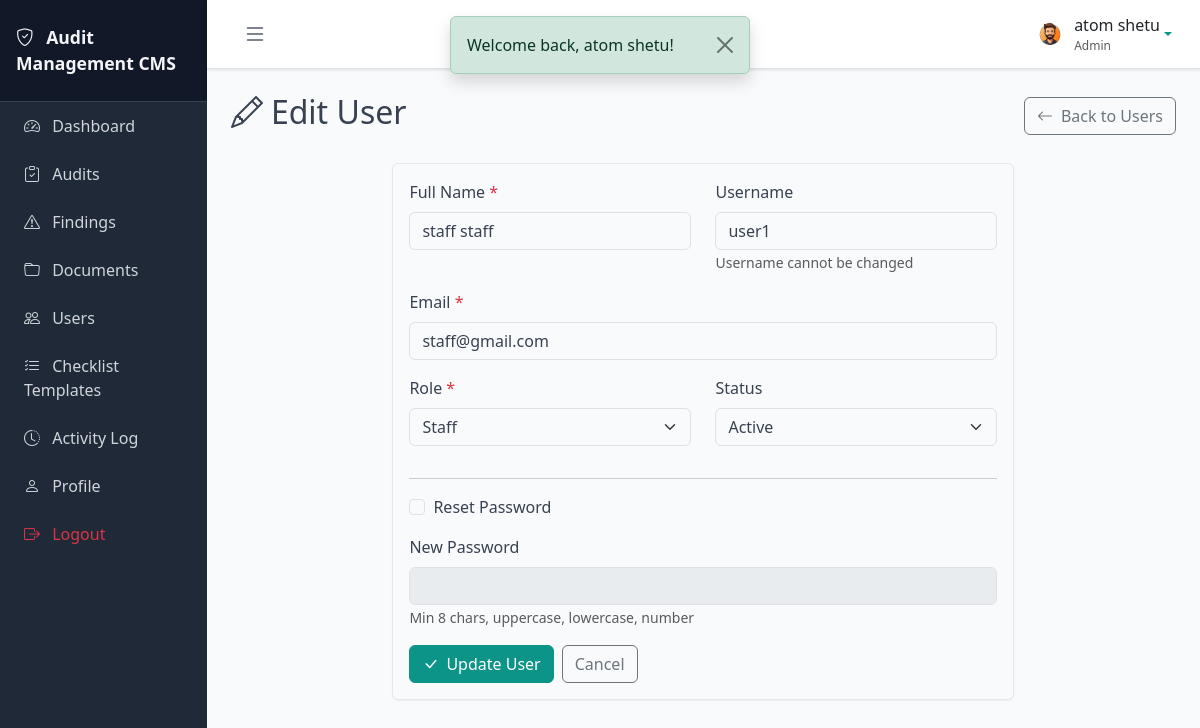
Screenshot of /modules/users/edit.php?id=2 (signed in) with the database file from the repository.
### tables this page shows
CREATE TABLE `roles` (
  `id` int(11) NOT NULL,
  `role_name` varchar(50) NOT NULL,
  `created_at` timestamp NOT NULL DEFAULT current_timestamp()
);

CREATE TABLE `users` (
  `id` int(11) NOT NULL,
  `full_name` varchar(100) NOT NULL,
  `username` varchar(50) NOT NULL,
  `email` varchar(100) NOT NULL,
  `password` varchar(255) NOT NULL,
  `role_id` int(11) NOT NULL,
  `avatar` varchar(255) DEFAULT NULL,
  `status` enum('active','inactive') DEFAULT 'active',
  `created_at` timestamp NOT NULL DEFAULT current_timestamp(),
  `updated_at` timestamp NOT NULL DEFAULT current_timestamp() ON UPDATE current_timestamp()
);

### includes/functions.php (called while the page is built, shortened)
<?php
function getFlashMessage() {
    if (isset($_SESSION['flash_message'])) {
        $message = $_SESSION['flash_message'];
        $type = $_SESSION['flash_type'] ?? 'success';
        return ['message' => $message, 'type' => $type];
    }
    return null;
}
function isLoggedIn() {
    return isset($_SESSION['user_id']);
}
function getCurrentUser() {
    if (isLoggedIn()) {
        return [
            'id' => $_SESSION['user_id'],
            'name' => $_SESSION['user_name'] ?? '',
            'username' => $_SESSION['username'] ?? '',
            'role' => $_SESSION['user_role'] ?? '',
            'avatar' => $_SESSION['user_avatar'] ?? ''
        ];
    }
    return null;
}
function getAvatarUrl($avatar = null) {
    if (!empty($avatar)) {
        $avatarPath = AVATAR_PATH . '/' . $avatar;
        if (file_exists($avatarPath)) {
            return BASE_URL . '/uploads/avatars/' . $avatar;
        }
    }
    return BASE_URL . '/assets/img/default-avatar.png';
}

### modules/users/edit.php (the view, shortened to what this page needs)
<?php
require_once __DIR__ . '/../../includes/functions.php';
require_once __DIR__ . '/../../config/db.php';
$user_id = intval($_GET['id'] ?? 0);
try {
    $stmt = $pdo->prepare("SELECT u.*, r.role_name FROM users u JOIN roles r ON u.role_id = r.id WHERE u.id = ?");
    $stmt->execute([$user_id]);
    $user = $stmt->fetch(PDO::FETCH_ASSOC);
    $stmt = $pdo->query("SELECT * FROM roles ORDER BY role_name");
    $roles = $stmt->fetchAll();
} catch (PDOException $e) {
    setFlashMessage('Error fetching user data: ' . $e->getMessage(), 'danger');
    redirect('/modules/users/list.php');
}
require_once __DIR__ . '/../../includes/header.php';
?>
<div class="d-flex justify-content-between align-items-center mb-4">
    <h2><i class="bi bi-pencil me-2"></i>Edit User</h2>
    <a href="<?php echo BASE_URL; ?>/modules/users/list.php" class="btn btn-outline-secondary">
        <i class="bi bi-arrow-left me-2"></i>Back to Users
    </a>
</div>
<div class="row justify-content-center">
    <div class="col-lg-8">
        <div class="card">
            <div class="card-body">
                <form method="POST" action="">
                    <div class="row">
                        <div class="col-md-6 mb-3">
                            <label for="full_name" class="form-label">Full Name <span class="text-danger">*</span></label>
                            <input type="text" class="form-control" id="full_name" name="full_name" value="<?php echo htmlspecialchars($user['full_name']); ?>" required>
                        </div>
                        <div class="col-md-6 mb-3">
                            <label for="username" class="form-label">Username</label>
                            <input type="text" class="form-control" id="username" name="username" value="<?php echo htmlspecialchars($user['username']); ?>" readonly class="bg-light">
                            <small class="text-muted">Username cannot be changed</small>
                        </div>
                    </div>
                    <div class="mb-3">
                        <label for="email" class="form-label">Email <span class="text-danger">*</span></label>
                        <input type="email" class="form-control" id="email" name="email" value="<?php echo htmlspecialchars($user['email']); ?>" required>
                    </div>
                    <div class="row">
                        <div class="col-md-6 mb-3">
                            <label for="role_id" class="form-label">Role <span class="text-danger">*</span></label>
                            <select class="form-select" id="role_id" name="role_id" required>
                                <?php foreach ($roles as $role): ?>
                                <option value="<?php echo $role['id']; ?>" <?php echo ($user['role_id'] == $role['id']) ? 'selected' : ''; ?>>
                                    <?php echo htmlspecialchars($role['role_name'] ?? ''); ?>
                                </option>
                                <?php endforeach; ?>
                            </select>
                        </div>
                        <div class="col-md-6 mb-3">
                            <label for="status" class="form-label">Status</label>
                            <select class="form-select" id="status" name="status">
                                <option value="active" <?php echo ($user['status'] === 'active') ? 'selected' : ''; ?>>Active</option>
                            </select>
                        </div>
                    </div>
                    <hr>
                    <div class="mb-3">
                        <div class="form-check">
                            <input class="form-check-input" type="checkbox" id="reset_password" name="reset_password" onchange="document.getElementById('new_password').disabled = !this.checked; document.getElementById('new_password').required = this.checked;">
                            <label class="form-check-label" for="reset_password">
                                Reset Password
                            </label>
                        </div>
                    </div>
                    <div class="mb-3">
                        <label for="new_password" class="form-label">New Password</label>
                        <input type="password" class="form-control" id="new_password" name="new_password" disabled>
                        <small class="text-muted">Min 8 chars, uppercase, lowercase, number</small>
                    </div>
                    <div class="d-flex gap-2">
                        <button type="submit" class="btn btn-primary">
                            <i class="bi bi-check-lg me-2"></i>Update User
                        </button>
                        <a href="<?php echo BASE_URL; ?>/modules/users/list.php" class="btn btn-outline-secondary">
                            Cancel
                        </a>
                    </div>
                </form>
            </div>
        </div>
    </div>
</div>
<?php require_once __DIR__ . '/../../includes/footer.php'; ?>

### includes/header.php (shortened to what this page needs)
<?php
$currentUser = getCurrentUser();
$flash = getFlashMessage();
?>
<!DOCTYPE html>
<html lang="en">
<head>
    <link href="https://cdn.jsdelivr.net/npm/bootstrap@5.3.2/dist/css/bootstrap.min.css" rel="stylesheet">
    <link href="https://cdn.jsdelivr.net/npm/bootstrap-icons@1.11.1/font/bootstrap-icons.css" rel="stylesheet">
    <link rel="stylesheet" href="<?php echo BASE_URL; ?>/assets/css/style.css">
</head>
<body>
    <?php if ($flash): ?>
    <div class="alert alert-<?php echo $flash['type']; ?> alert-dismissible fade show position-fixed top-0 start-50 translate-middle-x mt-3 shadow" style="z-index: 1060; min-width: 300px;" role="alert">
        <?php echo htmlspecialchars($flash['message'] ?? ''); ?>
        <button type="button" class="btn-close" data-bs-dismiss="alert" aria-label="Close"></button>
    </div>
    <?php endif; ?>
    <div class="d-flex" id="wrapper">
        <?php include __DIR__ . '/sidebar.php'; ?>
        <div id="page-content-wrapper">
            <nav class="navbar navbar-expand-lg navbar-light bg-white border-bottom px-3">
                <div class="container-fluid">
                    <button class="btn btn-link" id="sidebarToggle">
                        <i class="bi bi-list fs-4"></i>
                    </button>
                    <div class="ms-auto d-flex align-items-center">
                        <div class="dropdown">
                            <a class="d-flex align-items-center text-decoration-none dropdown-toggle" href="#" role="button" data-bs-toggle="dropdown">
                                <img src="<?php echo getAvatarUrl($currentUser['avatar'] ?? ''); ?>" alt="Avatar" class="rounded-circle me-2" width="32" height="32">
                                <span class="d-none d-md-inline text-dark">
                                    <?php echo htmlspecialchars($currentUser['name'] ?? ''); ?>
                                    <small class="text-muted d-block" style="font-size: 0.75rem;"><?php echo htmlspecialchars($currentUser['role'] ?? ''); ?></small>
                                </span>
                            </a>
                        </div>
                    </div>
                </div>
            </nav>
            <div class="container-fluid p-4">

### assets/css/style.css (style rules this page uses)
:root { --bs-primary: #0d9488; --bs-primary-rgb: 13, 148, 136; --bs-primary-hover: #0f766e; --bs-primary-active: #0d5f56; --bs-link-color: #0d9488; --bs-link-hover-color: #0f766e; --bs-body-color: #374151; --bs-body-bg: #f9fafb; }
#wrapper { display: flex; width: 100%; align-items: stretch; }
#page-content-wrapper { width: 100%; background-color: #f9fafb; min-height: 100vh; }
.navbar { box-shadow: 0 1px 3px rgba(0, 0, 0, 0.1); }
#sidebarToggle { border: none; color: #4b5563; padding: 0.5rem; }
.rounded-circle { object-fit: cover; }
.card { border: 1px solid #e5e7eb; box-shadow: 0 1px 2px rgba(0, 0, 0, 0.05); }
.btn-primary { background-color: var(--bs-primary); border-color: var(--bs-primary); }
a { color: var(--bs-link-color); text-decoration: none; }
.btn-link { color: var(--bs-primary); }

### rows the page displays
roles: role_name "Admin"
users: full_name "staff staff", username "user1", email "staff@gmail.com", role_id "Staff", status "Active"

### other values shown
$flash['message'] "Welcome back, atom shetu!"
APP_NAME "Audit Management CMS"
$currentUser['name'] "atom shetu"
